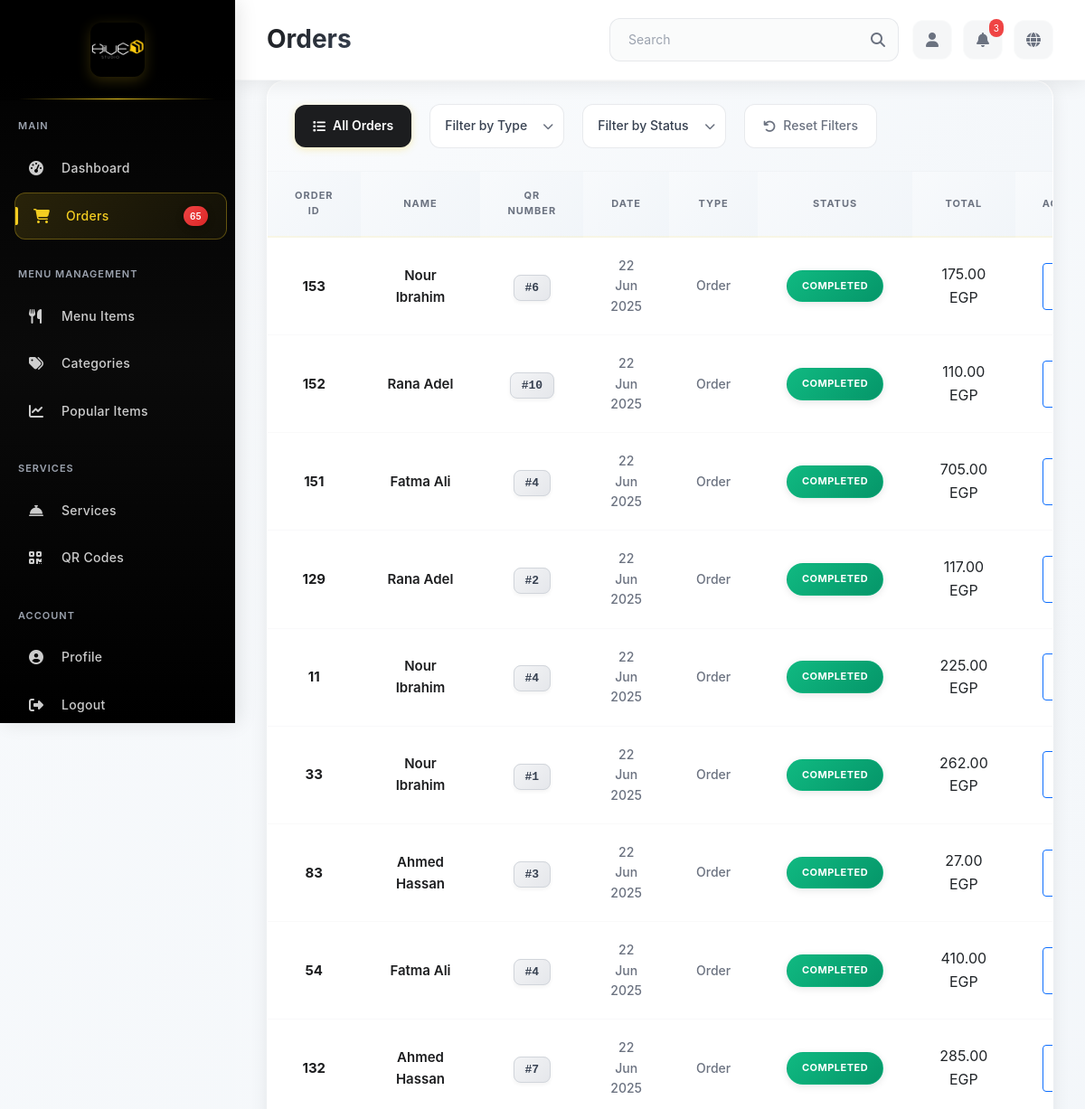
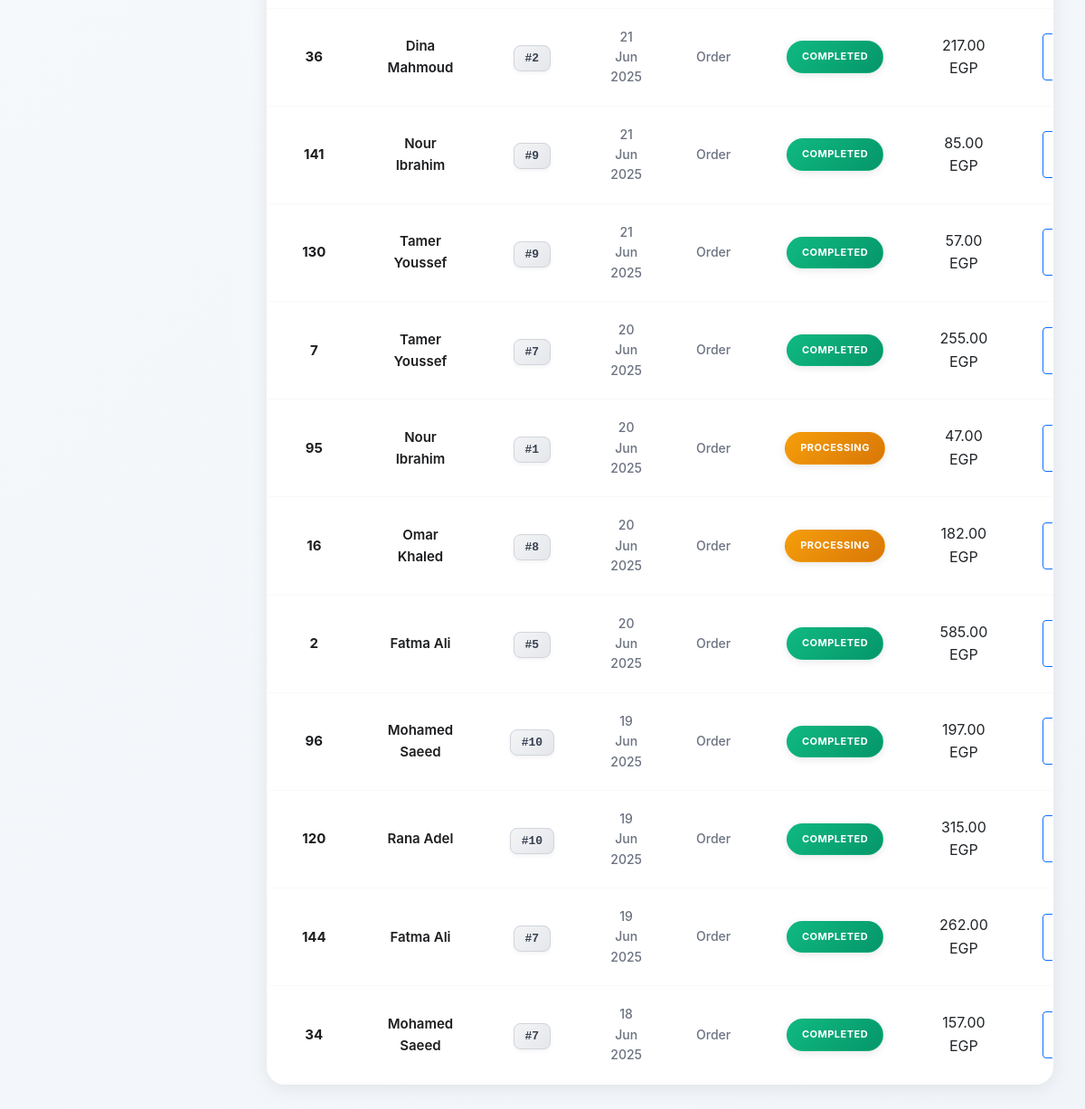
Page /admin/orders (signed in) on the committed database (2 pictures, top to bottom).
### app/models.py (models this page shows, shortened)
class User(UserMixin, db.Model):
    __tablename__ = 'users'
    user_id = db.Column(db.Integer, primary_key=True)
    name = db.Column(db.String(100), nullable=False)
    email = db.Column(db.String(120), unique=True, nullable=False, index=True)
    phone = db.Column(db.String(20), nullable=True)
    password_hash = db.Column(db.String(255), nullable=False)
    role = db.Column(db.Enum('customer', 'admin', 'waiter', name='user_roles'), nullable=False, default='customer')
    profile_img = db.Column(db.String(255), nullable=True)
    created_at = db.Column(db.DateTime, default=datetime.utcnow)
    is_active = db.Column(db.Boolean, default=True)
    orders = db.relationship('Order', backref='customer', lazy='dynamic')
    service_requests = db.relationship('ServiceRequest', backref='customer', lazy='dynamic')
    notifications = db.relationship('Notification', backref='user', lazy='dynamic')
    feedback = db.relationship('Feedback', backref='user', lazy='dynamic')
    loyalty_account = db.relationship('CustomerLoyalty', backref='user', uselist=False)
    point_transactions = db.relationship('PointTransaction', backref='user', lazy='dynamic')
    reward_redemptions = db.relationship('RewardRedemption', backref='user', lazy='dynamic')
    audit_logs = db.relationship('AuditLog', backref='user', lazy='dynamic')
    def is_admin(self):
        return self.role == 'admin'

### app/modules/admin/routes.py (the view)
@bp.route('/orders')
@login_required
def orders():
    if not current_user.is_admin():
        return redirect(url_for('main.index'))
    page = request.args.get('page', 1, type=int)
    per_page = 20  # Configurable items per page
    orders_query = Order.query.join(User).outerjoin(Table).order_by(Order.order_time.desc())
    orders_pagination = orders_query.paginate(
        page=page, per_page=per_page, error_out=False
    )
    formatted_orders = []
    for order in orders_pagination.items:
        formatted_orders.append({
            'id': order.order_id,  # Keep as integer for JS to handle correctly
            'name': order.customer.name if hasattr(order, 'customer') and order.customer else "Unknown",
            'qr_number': f"#{order.table.table_number}" if order.table else "N/A",
            'date': order.order_time.strftime('%d %b %Y'),
            'type': 'Order',  # Could be enhanced based on order items
            'status': order.status.title(),
            'total': f"{order.total_amount:.2f} EGP"
        })
    return render_template('orders.html',
                         orders=formatted_orders,
                         pagination=orders_pagination)

### app/extensions.py (called while the page is built)
def init_extensions(app):
    db.init_app(app)
    login_manager.init_app(app)
    migrate.init_app(app, db)
    socketio.init_app(app, cors_allowed_origins="*")
    csrf.init_app(app)
    login_manager.login_view = 'auth.login'
    login_manager.login_message = 'Please log in to access this page.'
    login_manager.login_message_category = 'info'
    @login_manager.user_loader
    def load_user(user_id):
        from app.models import User
        return User.query.get(int(user_id))

### app/modules/admin/templates/orders.html (shortened to what this page needs)
{% extends "base.html" %}
{% block page_title %}Orders{% endblock %}
{% block content %}
<div class="orders-section">
    <div class="filters-section">
        <div class="filters-container">
            <button class="filter-btn active" data-filter="all">
                <i class="fas fa-list"></i>
                All Orders
            </button>
            <div class="filter-item">
                <select class="filter-select" data-filter="type">
                    <option value="">Filter by Type</option>
                </select>
            </div>
              <div class="filter-item">
                <select class="filter-select" data-filter="status">
                    <option value="">Filter by Status</option>
                </select>
            </div>
            <button class="reset-filter-btn">
                <i class="fas fa-undo"></i>
                Reset Filters
            </button>
        </div>
    </div>
    <div class="orders-table-container">
        <table class="orders-table">
            <thead>                <tr>
                    <th>ORDER ID</th>
                    <th>NAME</th>
                    <th>QR NUMBER</th>
                    <th>DATE</th>
                    <th>TYPE</th>
                    <th>STATUS</th>
                    <th>TOTAL</th>
                    <th>ACTIONS</th>
                </tr>
            </thead>
            <tbody>
                {% for order in orders %}                <tr class="order-row" data-type="{{ order.type.lower() }}" data-status="{{ order.status.lower().replace(' ', '-') }}" data-order-id="{{ order.id|int }}">
                    <td class="order-id">{{ order.id|int }}</td>
                    <td class="order-name">{{ order.name }}</td>
                    <td><span class="qr-number">{{ order.qr_number }}</span></td>
                    <td class="order-date">{{ order.date }}</td>
                    <td class="order-type">{{ order.type }}</td>
                    <td>
                        <span class="status-badge status-{{ order.status.lower().replace(' ', '-') }}">
                            {{ order.status }}
                        </span>
                    </td>
                    <td class="order-total">{{ order.total }}</td>
                    <td>
                        <button class="btn btn-sm btn-outline-primary edit-order-btn" data-order-id="{{ order.id|int }}">
                        </button>
                    </td>
                </tr>
                {% endfor %}
            </tbody>
        </table>
    </div>
</div>
{% endblock %}

### app/modules/admin/templates/base.html (shortened to what this page needs)
<!DOCTYPE html>
<html lang="en">
<head>
    <link href="https://cdn.jsdelivr.net/npm/bootstrap@5.3.0/dist/css/bootstrap.min.css" rel="stylesheet" media="print" onload="this.media='all'">
    <link href="https://cdnjs.cloudflare.com/ajax/libs/font-awesome/6.4.0/css/all.min.css" rel="stylesheet" media="print" onload="this.media='all'">
    <link href="{{ url_for('static', filename='css/admin.css') }}" rel="stylesheet">
</head>
<body>
    <div class="admin-sidebar">
        <div class="sidebar-header">
            <a href="{{ url_for('admin.dashboard') }}" class="sidebar-logo">
                <img src="{{ url_for('static', filename='images/image.png') }}" alt="Logo" style="width: 60px; height: 60px; object-fit: contain;">
            </a>
        </div>
        <nav class="sidebar-nav">
            <div class="nav-section">
                <div class="nav-section-title">Main</div>
                <div class="nav-item">
                    <a href="{{ url_for('admin.dashboard') }}" class="nav-link {% if request.endpoint == 'admin.dashboard' %}active{% endif %}">
                        <i class="fas fa-tachometer-alt"></i>
                        <span class="nav-text">Dashboard</span>
                    </a>
                </div>
                <div class="nav-item">
                    <a href="{{ url_for('admin.orders') }}" class="nav-link {% if request.endpoint == 'admin.orders' %}active{% endif %}">
                        <i class="fas fa-shopping-cart"></i>
                        <span class="nav-text">Orders</span>
                        <span class="nav-badge" id="orderNotificationBadge" style="display: none;">0</span>
                    </a>
                </div>
            </div>
            <div class="nav-section">
                <div class="nav-section-title">Menu Management</div>
                <div class="nav-item">
                    <a href="{{ url_for('admin.menu_management') }}" class="nav-link {% if request.endpoint == 'admin.menu_management' %}active{% endif %}">
                        <i class="fas fa-utensils"></i>
                        <span class="nav-text">Menu Items</span>
                    </a>
                </div>
                <div class="nav-item">
                    <a href="{{ url_for('admin.category_management') }}" class="nav-link {% if request.endpoint == 'admin.category_management' %}active{% endif %}">
                        <i class="fas fa-tags"></i>
                        <span class="nav-text">Categories</span>
                    </a>
                </div>
                <div class="nav-item">
                    <a href="{{ url_for('admin.popular_items_analytics') }}" class="nav-link {% if request.endpoint == 'admin.popular_items_analytics' %}active{% endif %}">
                        <i class="fas fa-chart-line"></i>
                        <span class="nav-text">Popular Items</span>
                    </a>
                </div>
            </div>
            <div class="nav-section">
                <div class="nav-section-title">Services</div>
                <div class="nav-item">
                    <a href="{{ url_for('admin.services') }}" class="nav-link {% if request.endpoint == 'admin.services' %}active{% endif %}">
                        <i class="fas fa-concierge-bell"></i>
                        <span class="nav-text">Services</span>
                    </a>
                </div>
                <div class="nav-item">
                    <a href="{{ url_for('admin.qr_codes') }}" class="nav-link {% if request.endpoint == 'admin.qr_codes' %}active{% endif %}">
                        <i class="fas fa-qrcode"></i>
                        <span class="nav-text">QR Codes</span>
                    </a>
                </div>
            </div>
            <div class="nav-section">
                <div class="nav-section-title">Account</div>
                <div class="nav-item">
                    <a href="{{ url_for('admin.profile') }}" class="nav-link {% if request.endpoint == 'admin.profile' %}active{% endif %}">
                        <i class="fas fa-user-circle"></i>
                        <span class="nav-text">Profile</span>
                    </a>
                </div>
                <div class="nav-item">
                    <a href="{{ url_for('auth.logout') }}" class="nav-link">
                        <i class="fas fa-sign-out-alt"></i>
                        <span class="nav-text">Logout</span>
                    </a>
                </div>
            </div>
        </nav>
    </div>
    <div class="main-content">
        <div class="top-nav">
            <h1 class="page-title">{% block page_title %}Dashboard{% endblock %}</h1>
            <div class="top-nav-actions">
                <div class="search-box">
                    <input type="text" class="search-input" placeholder="Search">
                    <i class="fas fa-search search-icon"></i>
                </div>
                <div class="nav-icons">
                    <a href="{{ url_for('admin.profile') }}" class="nav-icon" title="Profile">
                        <i class="fas fa-user"></i>
                    </a>
                    <a href="#" class="nav-icon" title="Notifications">
                        <i class="fas fa-bell"></i>
                        <span class="notification-badge">3</span>
                    </a>
                    <a href="#" class="nav-icon" title="Language">
                        <i class="fas fa-globe"></i>
                    </a>
                </div>
            </div>
        </div>
        <div class="admin-content">
            {% block content %}{% endblock %}
        </div>
    </div>
</body>
</html>

### app/modules/admin/templates/base.html (style rules this page uses)
body { margin: 0; font-family: 'Inter', 'Segoe UI', Tahoma, Geneva, Verdana, sans-serif; background: linear-gradient(135deg, #f8fafc 0%, #f1f5f9 100%); overflow-x: hidden; }
.admin-sidebar { position: fixed; top: 0; left: 0; width: 260px; height: 100vh; background: linear-gradient(180deg, #000000 0%, #0a0a0a 50%, #000000 100%); z-index: 1000; }
.main-content { margin-left: 260px; min-height: 100vh; }
.pulse-animation { animation: pulse-red 1.5s infinite; }
#orderNotificationBadge { position: relative; overflow: hidden; }
#orderNotificationBadge::before { content: ''; position: absolute; top: 0; left: -100%; width: 100%; height: 100%; background: linear-gradient(90deg, transparent, rgba(255, 255, 255, 0.3), transparent); transition: left 0.5s ease; }
#orderNotificationBadge.pulse-animation::before { animation: shimmer 2s infinite; }

### app/modules/admin/templates/orders.html (style rules this page uses)
.orders-section { background: var(--glass-bg); backdrop-filter: blur(20px); border-radius: 20px; box-shadow: var(--card-shadow); overflow: hidden; border: 1px solid var(--glass-border); transition: all 0.3s ease; }
.filters-section { padding: 25px 30px; border-bottom: 1px solid rgba(229, 231, 235, 0.3); background: linear-gradient(135deg, rgba(248, 250, 252, 0.8) 0%, rgba(241, 245, 249, 0.8) 100%); }
.filters-container { display: flex; align-items: center; gap: 20px; flex-wrap: wrap; }
.filter-item { position: relative; }
.filter-btn { display: flex; align-items: center; gap: 8px; padding: 12px 20px; background: var(--primary-yellow); color: var(--primary-dark); border: none; border-radius: 12px; font-size: 14px; font-weight: 600; cursor: pointer; transition: all 0.3s ease; box-shadow: 0 2px 8px rgba(243, 205, 33, 0.3); }
.filter-btn.active { background: var(--primary-dark); color: white; }
.filter-select { appearance: none; padding: 12px 40px 12px 16px; background: white; border: 1px solid rgba(209, 213, 219, 0.5); border-radius: 12px; font-size: 14px; font-weight: 500; color: #374151; cursor: pointer; transition: all 0.3s ease; min-width: 140px; }
.reset-filter-btn { display: flex; align-items: center; gap: 8px; padding: 12px 20px; background: white; color: #6b7280; border: 1px solid rgba(209, 213, 219, 0.5); border-radius: 12px; font-size: 14px; font-weight: 500; cursor: pointer; transition: all 0.3s ease; }
.orders-table-container { overflow-x: auto; text-align: center; }
.orders-table { width: 100%; margin: 0 auto; border-collapse: separate; border-spacing: 0; }
.orders-table th { background: linear-gradient(135deg, #f8fafc 0%, #f1f5f9 100%); padding: 18px 30px; font-size: 11px; font-weight: 700; text-transform: uppercase; letter-spacing: 1px; color: #6b7280; border: none; border-bottom: 2px solid rgba(243, 205, 33, 0.1); position: sticky; top: 0; z-index: 10; text-align: center; }
.orders-table td { padding: 20px 30px; border: none; border-bottom: 1px solid rgba(243, 244, 246, 0.5); vertical-align: middle; transition: all 0.3s ease; text-align: center; }
.orders-table tbody tr { transition: all 0.3s ease; }
.order-id { font-weight: 700; color: var(--primary-dark); font-size: 15px; }
.order-name { font-weight: 600; color: var(--primary-dark); font-size: 15px; }
.qr-number { font-family: 'JetBrains Mono', 'Courier New', monospace; background: linear-gradient(135deg, #f3f4f6 0%, #e5e7eb 100%); padding: 6px 12px; border-radius: 8px; font-size: 13px; font-weight: 600; color: #374151; border: 1px solid #d1d5db; box-shadow: 0 2px 4px rgba(0, 0, 0, 0.05); }
.order-date { color: #6b7280; font-size: 14px; font-weight: 500; }
.order-type { color: #6b7280; font-size: 14px; font-weight: 500; }
.status-badge { padding: 8px 16px; border-radius: 25px; font-size: 11px; font-weight: 700; text-transform: uppercase; letter-spacing: 0.5px; box-shadow: 0 2px 8px rgba(0, 0, 0, 0.1); border: 1px solid transparent; display: inline-block; }
.status-completed { background: linear-gradient(135deg, var(--success-green) 0%, #059669 100%); color: white; border-color: rgba(16, 185, 129, 0.3); }
.status-processing { background: linear-gradient(135deg, var(--warning-yellow) 0%, #d97706 100%); color: white; border-color: rgba(245, 158, 11, 0.3); }

### rows in the picture
User: id "153", name "Nour Ibrahim", qr_number "#6", date "22 Jun 2025", type "Order", status "COMPLETED", total "175.00 EGP", id "11", qr_number "#4", total "225.00 EGP", id "33", qr_number "#1", total "262.00 EGP", id "141", qr_number "#9", date "21 Jun 2025", total "85.00 EGP", id "95", date "20 Jun 2025", status "PROCESSING", total "47.00 EGP"
User: id "152", name "Rana Adel", qr_number "#10", date "22 Jun 2025", type "Order", status "COMPLETED", total "110.00 EGP", id "129", qr_number "#2", total "117.00 EGP", id "120", date "19 Jun 2025", total "315.00 EGP"
User: id "151", name "Fatma Ali", qr_number "#4", date "22 Jun 2025", type "Order", status "COMPLETED", total "705.00 EGP", id "54", total "410.00 EGP", id "2", qr_number "#5", date "20 Jun 2025", total "585.00 EGP", id "144", qr_number "#7", date "19 Jun 2025", total "262.00 EGP"
User: id "83", name "Ahmed Hassan", qr_number "#3", date "22 Jun 2025", type "Order", status "COMPLETED", total "27.00 EGP", id "132", qr_number "#7", total "285.00 EGP"
User: id "36", name "Dina Mahmoud", qr_number "#2", date "21 Jun 2025", type "Order", status "COMPLETED", total "217.00 EGP"
User: id "130", name "Tamer Youssef", qr_number "#9", date "21 Jun 2025", type "Order", status "COMPLETED", total "57.00 EGP", id "7", qr_number "#7", date "20 Jun 2025", total "255.00 EGP"
User: id "16", name "Omar Khaled", qr_number "#8", date "20 Jun 2025", type "Order", status "PROCESSING", total "182.00 EGP"
User: id "96", name "Mohamed Saeed", qr_number "#10", date "19 Jun 2025", type "Order", status "COMPLETED", total "197.00 EGP", id "34", qr_number "#7", date "18 Jun 2025", total "157.00 EGP"
